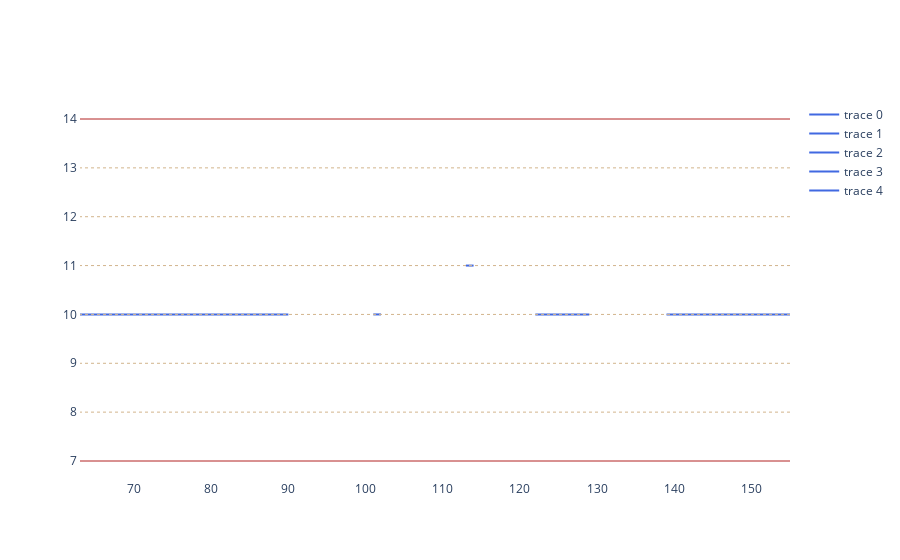
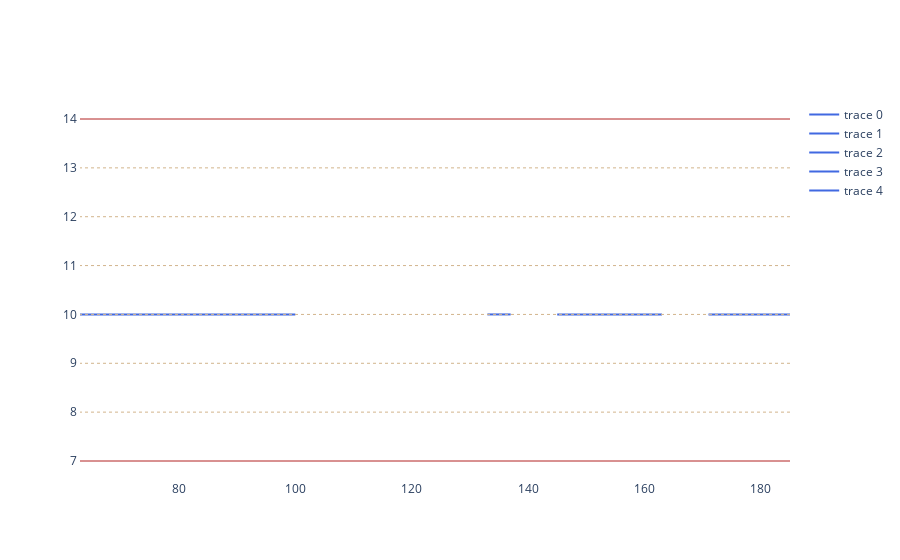

The notebook cell saved with these charts, in order:
### Code cell
figures = []
for vessel in range(fleet_size):
    figures.append(create_speed_profile(vessel, voyage_by_insts))

for figure in figures:
    if not figure:
        continue
    figure.show()

### Figure 1 — Plotly figure (JSON) as saved in the notebook; plotly's stock layout.template omitted (floating-point values rounded to 4 significant figures)
{"data": [{"line": {"color": "royalblue", "width": 2}, "mode": "lines", "type": "scatter", "x": [139, 140, 141, 142, 143, 144, 145, 146, 147, 148, 149, 150, 151, 152, 153, 154, 155], "y": [10, 10, 10, 10, 10, 10, 10, 10, 10, 10, 10, 10, 10, 10, 10, 10, 10]}, {"line": {"color": "royalblue", "width": 2}, "mode": "lines", "type": "scatter", "x": [122, 123, 124, 125, 126, 127, 128, 129], "y": [10, 10, 10, 10, 10, 10, 10, 10]}, {"line": {"color": "royalblue", "width": 2}, "mode": "lines", "type": "scatter", "x": [63, 64, 65, 66, 67, 68, 69, 70, 71, 72, 73, 74, 75, 76, 77, 78, 79, 80, 81, 82, 83, 84, 85, 86, 87, 88, 89, 90], "y": [10, 10, 10, 10, 10, 10, 10, 10, 10, 10, 10, 10, 10, 10, 10, 10, 10, 10, 10, 10, 10, 10, 10, 10, 10, 10, 10, 10]}, {"line": {"color": "royalblue", "width": 2}, "mode": "lines", "type": "scatter", "x": [101, 102], "y": [10, 10]}, {"line": {"color": "royalblue", "width": 2}, "mode": "lines", "type": "scatter", "x": [113, 114], "y": [11, 11]}, {"line": {"color": "firebrick", "width": 1}, "mode": "lines", "showlegend": false, "type": "scatter", "x": [155, 154, 153, 152, 151, 150, 149, 148, 147, 146, 145, 144, 143, 142, 141, 140, 139, 129, 128, 127, 126, 125, 124, 123, 122, 114, 113, 102, 101, 90, 89, 88, 87, 86, 85, 84, 83, 82, 81, 80, 79, 78, 77, 76, 75, 74, 73, 72, 71, 70, 69, 68, 67, 66, 65, 64, 63], "y": [7, 7, 7, 7, 7, 7, 7, 7, 7, 7, 7, 7, 7, 7, 7, 7, 7, 7, 7, 7, 7, 7, 7, 7, 7, 7, 7, 7, 7, 7, 7, 7, 7, 7, 7, 7, 7, 7, 7, 7, 7, 7, 7, 7, 7, 7, 7, 7, 7, 7, 7, 7, 7, 7, 7, 7, 7]}, {"line": {"color": "tan", "dash": "dot", "width": 1}, "mode": "lines", "showlegend": false, "type": "scatter", "x": [155, 154, 153, 152, 151, 150, 149, 148, 147, 146, 145, 144, 143, 142, 141, 140, 139, 129, 128, 127, 126, 125, 124, 123, 122, 114, 113, 102, 101, 90, 89, 88, 87, 86, 85, 84, 83, 82, 81, 80, 79, 78, 77, 76, 75, 74, 73, 72, 71, 70, 69, 68, 67, 66, 65, 64, 63], "y": [8, 8, 8, 8, 8, 8, 8, 8, 8, 8, 8, 8, 8, 8, 8, 8, 8, 8, 8, 8, 8, 8, 8, 8, 8, 8, 8, 8, 8, 8, 8, 8, 8, 8, 8, 8, 8, 8, 8, 8, 8, 8, 8, 8, 8, 8, 8, 8, 8, 8, 8, 8, 8, 8, 8, 8, 8]}, {"line": {"color": "tan", "dash": "dot", "width": 1}, "mode": "lines", "showlegend": false, "type": "scatter", "x": [155, 154, 153, 152, 151, 150, 149, 148, 147, 146, 145, 144, 143, 142, 141, 140, 139, 129, 128, 127, 126, 125, 124, 123, 122, 114, 113, 102, 101, 90, 89, 88, 87, 86, 85, 84, 83, 82, 81, 80, 79, 78, 77, 76, 75, 74, 73, 72, 71, 70, 69, 68, 67, 66, 65, 64, 63], "y": [9, 9, 9, 9, 9, 9, 9, 9, 9, 9, 9, 9, 9, 9, 9, 9, 9, 9, 9, 9, 9, 9, 9, 9, 9, 9, 9, 9, 9, 9, 9, 9, 9, 9, 9, 9, 9, 9, 9, 9, 9, 9, 9, 9, 9, 9, 9, 9, 9, 9, 9, 9, 9, 9, 9, 9, 9]}, {"line": {"color": "tan", "dash": "dot", "width": 1}, "mode": "lines", "showlegend": false, "type": "scatter", "x": [155, 154, 153, 152, 151, 150, 149, 148, 147, 146, 145, 144, 143, 142, 141, 140, 139, 129, 128, 127, 126, 125, 124, 123, 122, 114, 113, 102, 101, 90, 89, 88, 87, 86, 85, 84, 83, 82, 81, 80, 79, 78, 77, 76, 75, 74, 73, 72, 71, 70, 69, 68, 67, 66, 65, 64, 63], "y": [10, 10, 10, 10, 10, 10, 10, 10, 10, 10, 10, 10, 10, 10, 10, 10, 10, 10, 10, 10, 10, 10, 10, 10, 10, 10, 10, 10, 10, 10, 10, 10, 10, 10, 10, 10, 10, 10, 10, 10, 10, 10, 10, 10, 10, 10, 10, 10, 10, 10, 10, 10, 10, 10, 10, 10, 10]}, {"line": {"color": "tan", "dash": "dot", "width": 1}, "mode": "lines", "showlegend": false, "type": "scatter", "x": [155, 154, 153, 152, 151, 150, 149, 148, 147, 146, 145, 144, 143, 142, 141, 140, 139, 129, 128, 127, 126, 125, 124, 123, 122, 114, 113, 102, 101, 90, 89, 88, 87, 86, 85, 84, 83, 82, 81, 80, 79, 78, 77, 76, 75, 74, 73, 72, 71, 70, 69, 68, 67, 66, 65, 64, 63], "y": [11, 11, 11, 11, 11, 11, 11, 11, 11, 11, 11, 11, 11, 11, 11, 11, 11, 11, 11, 11, 11, 11, 11, 11, 11, 11, 11, 11, 11, 11, 11, 11, 11, 11, 11, 11, 11, 11, 11, 11, 11, 11, 11, 11, 11, 11, 11, 11, 11, 11, 11, 11, 11, 11, 11, 11, 11]}, {"line": {"color": "tan", "dash": "dot", "width": 1}, "mode": "lines", "showlegend": false, "type": "scatter", "x": [155, 154, 153, 152, 151, 150, 149, 148, 147, 146, 145, 144, 143, 142, 141, 140, 139, 129, 128, 127, 126, 125, 124, 123, 122, 114, 113, 102, 101, 90, 89, 88, 87, 86, 85, 84, 83, 82, 81, 80, 79, 78, 77, 76, 75, 74, 73, 72, 71, 70, 69, 68, 67, 66, 65, 64, 63], "y": [12, 12, 12, 12, 12, 12, 12, 12, 12, 12, 12, 12, 12, 12, 12, 12, 12, 12, 12, 12, 12, 12, 12, 12, 12, 12, 12, 12, 12, 12, 12, 12, 12, 12, 12, 12, 12, 12, 12, 12, 12, 12, 12, 12, 12, 12, 12, 12, 12, 12, 12, 12, 12, 12, 12, 12, 12]}, {"line": {"color": "tan", "dash": "dot", "width": 1}, "mode": "lines", "showlegend": false, "type": "scatter", "x": [155, 154, 153, 152, 151, 150, 149, 148, 147, 146, 145, 144, 143, 142, 141, 140, 139, 129, 128, 127, 126, 125, 124, 123, 122, 114, 113, 102, 101, 90, 89, 88, 87, 86, 85, 84, 83, 82, 81, 80, 79, 78, 77, 76, 75, 74, 73, 72, 71, 70, 69, 68, 67, 66, 65, 64, 63], "y": [13, 13, 13, 13, 13, 13, 13, 13, 13, 13, 13, 13, 13, 13, 13, 13, 13, 13, 13, 13, 13, 13, 13, 13, 13, 13, 13, 13, 13, 13, 13, 13, 13, 13, 13, 13, 13, 13, 13, 13, 13, 13, 13, 13, 13, 13, 13, 13, 13, 13, 13, 13, 13, 13, 13, 13, 13]}, {"line": {"color": "firebrick", "width": 1}, "mode": "lines", "showlegend": false, "type": "scatter", "x": [155, 154, 153, 152, 151, 150, 149, 148, 147, 146, 145, 144, 143, 142, 141, 140, 139, 129, 128, 127, 126, 125, 124, 123, 122, 114, 113, 102, 101, 90, 89, 88, 87, 86, 85, 84, 83, 82, 81, 80, 79, 78, 77, 76, 75, 74, 73, 72, 71, 70, 69, 68, 67, 66, 65, 64, 63], "y": [14, 14, 14, 14, 14, 14, 14, 14, 14, 14, 14, 14, 14, 14, 14, 14, 14, 14, 14, 14, 14, 14, 14, 14, 14, 14, 14, 14, 14, 14, 14, 14, 14, 14, 14, 14, 14, 14, 14, 14, 14, 14, 14, 14, 14, 14, 14, 14, 14, 14, 14, 14, 14, 14, 14, 14, 14]}], "layout": {"plot_bgcolor": "white", "yaxis": {"showgrid": true, "showline": true, "showticklabels": true, "zeroline": true}}}

### Figure 2 — Plotly figure (JSON) as saved in the notebook; plotly's stock layout.template omitted (floating-point values rounded to 4 significant figures)
{"data": [{"line": {"color": "royalblue", "width": 2}, "mode": "lines", "type": "scatter", "x": [171, 172, 173, 174, 175, 176, 177, 178, 179, 180, 181, 182, 183, 184, 185], "y": [10, 10, 10, 10, 10, 10, 10, 10, 10, 10, 10, 10, 10, 10, 10]}, {"line": {"color": "royalblue", "width": 2}, "mode": "lines", "type": "scatter", "x": [119], "y": [12]}, {"line": {"color": "royalblue", "width": 2}, "mode": "lines", "type": "scatter", "x": [63, 64, 65, 66, 67, 68, 69, 70, 71, 72, 73, 74, 75, 76, 77, 78, 79, 80, 81, 82, 83, 84, 85, 86, 87, 88, 89, 90, 91, 92, 93, 94, 95, 96, 97, 98, 99, 100], "y": [10, 10, 10, 10, 10, 10, 10, 10, 10, 10, 10, 10, 10, 10, 10, 10, 10, 10, 10, 10, 10, 10, 10, 10, 10, 10, 10, 10, 10, 10, 10, 10, 10, 10, 10, 10, 10, 10]}, {"line": {"color": "royalblue", "width": 2}, "mode": "lines", "type": "scatter", "x": [133, 134, 135, 136, 137], "y": [10, 10, 10, 10, 10]}, {"line": {"color": "royalblue", "width": 2}, "mode": "lines", "type": "scatter", "x": [145, 146, 147, 148, 149, 150, 151, 152, 153, 154, 155, 156, 157, 158, 159, 160, 161, 162, 163], "y": [10, 10, 10, 10, 10, 10, 10, 10, 10, 10, 10, 10, 10, 10, 10, 10, 10, 10, 10]}, {"line": {"color": "firebrick", "width": 1}, "mode": "lines", "showlegend": false, "type": "scatter", "x": [185, 184, 183, 182, 181, 180, 179, 178, 177, 176, 175, 174, 173, 172, 171, 163, 162, 161, 160, 159, 158, 157, 156, 155, 154, 153, 152, 151, 150, 149, 148, 147, 146, 145, 137, 136, 135, 134, 133, 119, 100, 99, 98, 97, 96, 95, 94, 93, 92, 91, 90, 89, 88, 87, 86, 85, 84, 83, 82, 81, 80, 79, 78, 77, 76, 75, 74, 73, 72, 71, 70, 69, 68, 67, 66, 65, 64, 63], "y": [7, 7, 7, 7, 7, 7, 7, 7, 7, 7, 7, 7, 7, 7, 7, 7, 7, 7, 7, 7, 7, 7, 7, 7, 7, 7, 7, 7, 7, 7, 7, 7, 7, 7, 7, 7, 7, 7, 7, 7, 7, 7, 7, 7, 7, 7, 7, 7, 7, 7, 7, 7, 7, 7, 7, 7, 7, 7, 7, 7, 7, 7, 7, 7, 7, 7, 7, 7, 7, 7, 7, 7, 7, 7, 7, 7, 7, 7]}, {"line": {"color": "tan", "dash": "dot", "width": 1}, "mode": "lines", "showlegend": false, "type": "scatter", "x": [185, 184, 183, 182, 181, 180, 179, 178, 177, 176, 175, 174, 173, 172, 171, 163, 162, 161, 160, 159, 158, 157, 156, 155, 154, 153, 152, 151, 150, 149, 148, 147, 146, 145, 137, 136, 135, 134, 133, 119, 100, 99, 98, 97, 96, 95, 94, 93, 92, 91, 90, 89, 88, 87, 86, 85, 84, 83, 82, 81, 80, 79, 78, 77, 76, 75, 74, 73, 72, 71, 70, 69, 68, 67, 66, 65, 64, 63], "y": [8, 8, 8, 8, 8, 8, 8, 8, 8, 8, 8, 8, 8, 8, 8, 8, 8, 8, 8, 8, 8, 8, 8, 8, 8, 8, 8, 8, 8, 8, 8, 8, 8, 8, 8, 8, 8, 8, 8, 8, 8, 8, 8, 8, 8, 8, 8, 8, 8, 8, 8, 8, 8, 8, 8, 8, 8, 8, 8, 8, 8, 8, 8, 8, 8, 8, 8, 8, 8, 8, 8, 8, 8, 8, 8, 8, 8, 8]}, {"line": {"color": "tan", "dash": "dot", "width": 1}, "mode": "lines", "showlegend": false, "type": "scatter", "x": [185, 184, 183, 182, 181, 180, 179, 178, 177, 176, 175, 174, 173, 172, 171, 163, 162, 161, 160, 159, 158, 157, 156, 155, 154, 153, 152, 151, 150, 149, 148, 147, 146, 145, 137, 136, 135, 134, 133, 119, 100, 99, 98, 97, 96, 95, 94, 93, 92, 91, 90, 89, 88, 87, 86, 85, 84, 83, 82, 81, 80, 79, 78, 77, 76, 75, 74, 73, 72, 71, 70, 69, 68, 67, 66, 65, 64, 63], "y": [9, 9, 9, 9, 9, 9, 9, 9, 9, 9, 9, 9, 9, 9, 9, 9, 9, 9, 9, 9, 9, 9, 9, 9, 9, 9, 9, 9, 9, 9, 9, 9, 9, 9, 9, 9, 9, 9, 9, 9, 9, 9, 9, 9, 9, 9, 9, 9, 9, 9, 9, 9, 9, 9, 9, 9, 9, 9, 9, 9, 9, 9, 9, 9, 9, 9, 9, 9, 9, 9, 9, 9, 9, 9, 9, 9, 9, 9]}, {"line": {"color": "tan", "dash": "dot", "width": 1}, "mode": "lines", "showlegend": false, "type": "scatter", "x": [185, 184, 183, 182, 181, 180, 179, 178, 177, 176, 175, 174, 173, 172, 171, 163, 162, 161, 160, 159, 158, 157, 156, 155, 154, 153, 152, 151, 150, 149, 148, 147, 146, 145, 137, 136, 135, 134, 133, 119, 100, 99, 98, 97, 96, 95, 94, 93, 92, 91, 90, 89, 88, 87, 86, 85, 84, 83, 82, 81, 80, 79, 78, 77, 76, 75, 74, 73, 72, 71, 70, 69, 68, 67, 66, 65, 64, 63], "y": [10, 10, 10, 10, 10, 10, 10, 10, 10, 10, 10, 10, 10, 10, 10, 10, 10, 10, 10, 10, 10, 10, 10, 10, 10, 10, 10, 10, 10, 10, 10, 10, 10, 10, 10, 10, 10, 10, 10, 10, 10, 10, 10, 10, 10, 10, 10, 10, 10, 10, 10, 10, 10, 10, 10, 10, 10, 10, 10, 10, 10, 10, 10, 10, 10, 10, 10, 10, 10, 10, 10, 10, 10, 10, 10, 10, 10, 10]}, {"line": {"color": "tan", "dash": "dot", "width": 1}, "mode": "lines", "showlegend": false, "type": "scatter", "x": [185, 184, 183, 182, 181, 180, 179, 178, 177, 176, 175, 174, 173, 172, 171, 163, 162, 161, 160, 159, 158, 157, 156, 155, 154, 153, 152, 151, 150, 149, 148, 147, 146, 145, 137, 136, 135, 134, 133, 119, 100, 99, 98, 97, 96, 95, 94, 93, 92, 91, 90, 89, 88, 87, 86, 85, 84, 83, 82, 81, 80, 79, 78, 77, 76, 75, 74, 73, 72, 71, 70, 69, 68, 67, 66, 65, 64, 63], "y": [11, 11, 11, 11, 11, 11, 11, 11, 11, 11, 11, 11, 11, 11, 11, 11, 11, 11, 11, 11, 11, 11, 11, 11, 11, 11, 11, 11, 11, 11, 11, 11, 11, 11, 11, 11, 11, 11, 11, 11, 11, 11, 11, 11, 11, 11, 11, 11, 11, 11, 11, 11, 11, 11, 11, 11, 11, 11, 11, 11, 11, 11, 11, 11, 11, 11, 11, 11, 11, 11, 11, 11, 11, 11, 11, 11, 11, 11]}, {"line": {"color": "tan", "dash": "dot", "width": 1}, "mode": "lines", "showlegend": false, "type": "scatter", "x": [185, 184, 183, 182, 181, 180, 179, 178, 177, 176, 175, 174, 173, 172, 171, 163, 162, 161, 160, 159, 158, 157, 156, 155, 154, 153, 152, 151, 150, 149, 148, 147, 146, 145, 137, 136, 135, 134, 133, 119, 100, 99, 98, 97, 96, 95, 94, 93, 92, 91, 90, 89, 88, 87, 86, 85, 84, 83, 82, 81, 80, 79, 78, 77, 76, 75, 74, 73, 72, 71, 70, 69, 68, 67, 66, 65, 64, 63], "y": [12, 12, 12, 12, 12, 12, 12, 12, 12, 12, 12, 12, 12, 12, 12, 12, 12, 12, 12, 12, 12, 12, 12, 12, 12, 12, 12, 12, 12, 12, 12, 12, 12, 12, 12, 12, 12, 12, 12, 12, 12, 12, 12, 12, 12, 12, 12, 12, 12, 12, 12, 12, 12, 12, 12, 12, 12, 12, 12, 12, 12, 12, 12, 12, 12, 12, 12, 12, 12, 12, 12, 12, 12, 12, 12, 12, 12, 12]}, {"line": {"color": "tan", "dash": "dot", "width": 1}, "mode": "lines", "showlegend": false, "type": "scatter", "x": [185, 184, 183, 182, 181, 180, 179, 178, 177, 176, 175, 174, 173, 172, 171, 163, 162, 161, 160, 159, 158, 157, 156, 155, 154, 153, 152, 151, 150, 149, 148, 147, 146, 145, 137, 136, 135, 134, 133, 119, 100, 99, 98, 97, 96, 95, 94, 93, 92, 91, 90, 89, 88, 87, 86, 85, 84, 83, 82, 81, 80, 79, 78, 77, 76, 75, 74, 73, 72, 71, 70, 69, 68, 67, 66, 65, 64, 63], "y": [13, 13, 13, 13, 13, 13, 13, 13, 13, 13, 13, 13, 13, 13, 13, 13, 13, 13, 13, 13, 13, 13, 13, 13, 13, 13, 13, 13, 13, 13, 13, 13, 13, 13, 13, 13, 13, 13, 13, 13, 13, 13, 13, 13, 13, 13, 13, 13, 13, 13, 13, 13, 13, 13, 13, 13, 13, 13, 13, 13, 13, 13, 13, 13, 13, 13, 13, 13, 13, 13, 13, 13, 13, 13, 13, 13, 13, 13]}, {"line": {"color": "firebrick", "width": 1}, "mode": "lines", "showlegend": false, "type": "scatter", "x": [185, 184, 183, 182, 181, 180, 179, 178, 177, 176, 175, 174, 173, 172, 171, 163, 162, 161, 160, 159, 158, 157, 156, 155, 154, 153, 152, 151, 150, 149, 148, 147, 146, 145, 137, 136, 135, 134, 133, 119, 100, 99, 98, 97, 96, 95, 94, 93, 92, 91, 90, 89, 88, 87, 86, 85, 84, 83, 82, 81, 80, 79, 78, 77, 76, 75, 74, 73, 72, 71, 70, 69, 68, 67, 66, 65, 64, 63], "y": [14, 14, 14, 14, 14, 14, 14, 14, 14, 14, 14, 14, 14, 14, 14, 14, 14, 14, 14, 14, 14, 14, 14, 14, 14, 14, 14, 14, 14, 14, 14, 14, 14, 14, 14, 14, 14, 14, 14, 14, 14, 14, 14, 14, 14, 14, 14, 14, 14, 14, 14, 14, 14, 14, 14, 14, 14, 14, 14, 14, 14, 14, 14, 14, 14, 14, 14, 14, 14, 14, 14, 14, 14, 14, 14, 14, 14, 14]}], "layout": {"plot_bgcolor": "white", "yaxis": {"showgrid": true, "showline": true, "showticklabels": true, "zeroline": true}}}
